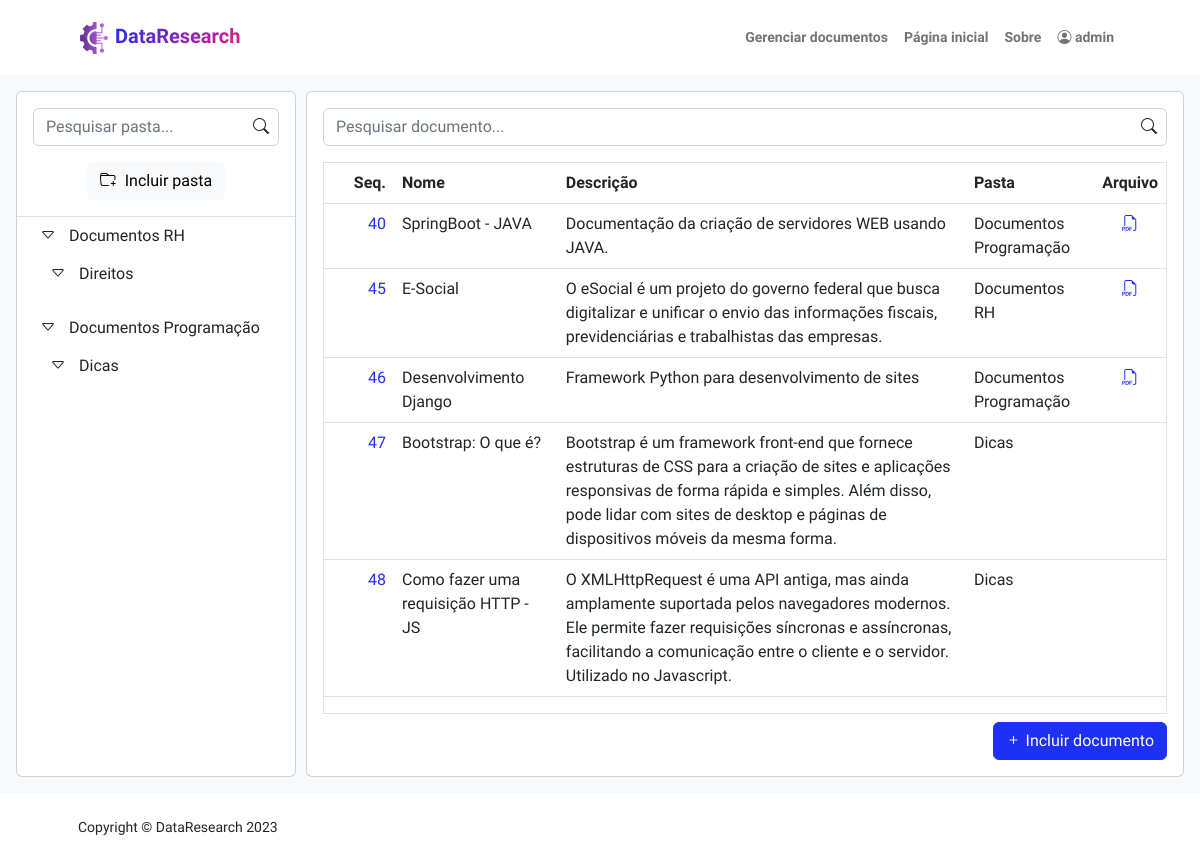
/documents/ (signed in), run on an earlier commit of the app's database.
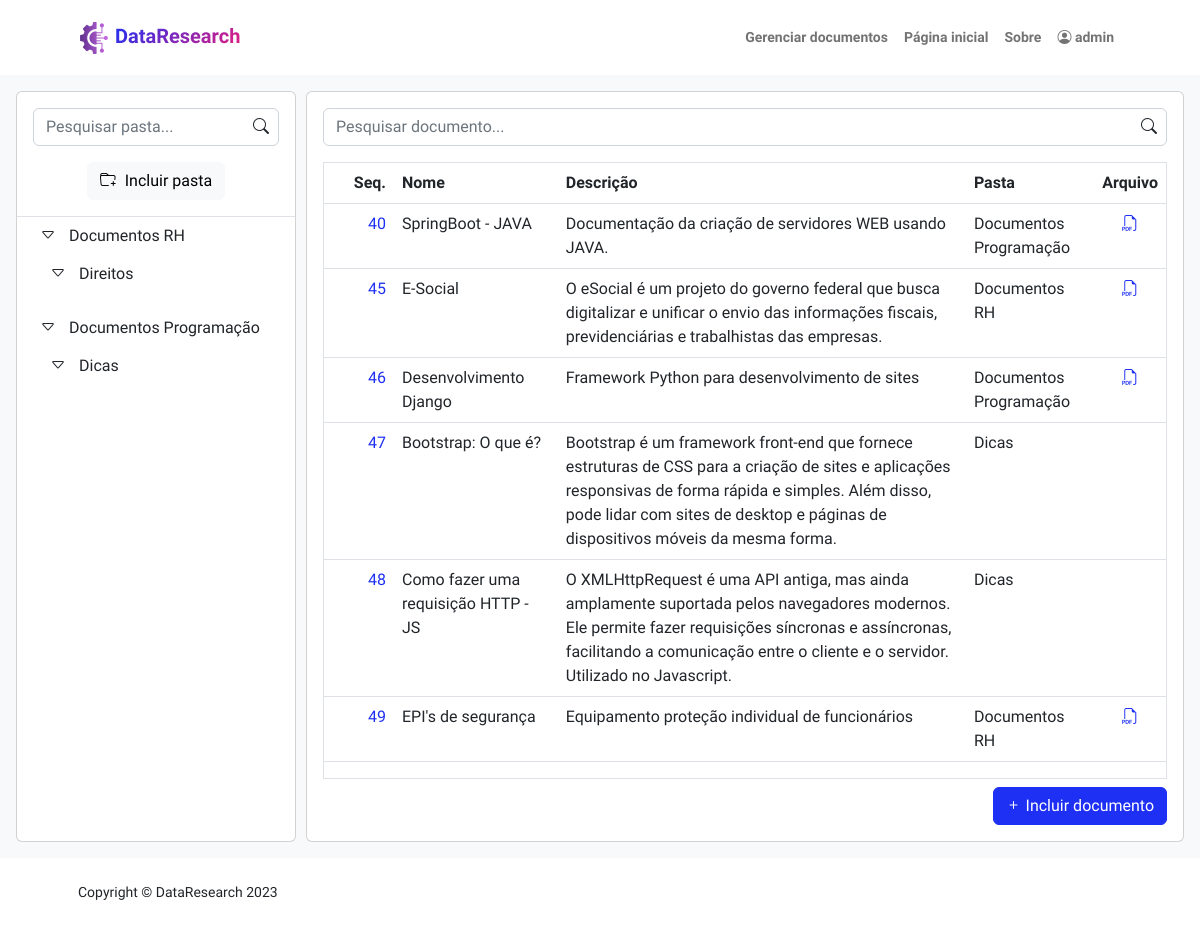
And on a later commit of the database.
### documents/models.py (models this page shows, shortened)
class Folder(models.Model):
    id = models.AutoField(verbose_name="Sequência", primary_key=True, auto_created=True)
    name = models.CharField(verbose_name='Nome', max_length=50)
    id_parent_dir = models.ForeignKey('self', on_delete=models.CASCADE, null=True, blank=True)
    def __str__(self):
        return self.name
    def create_folder_tree():
        def get_child(parent):
            children = Folder.objects.all().filter(id_parent_dir=parent['id'])
            for child in children:
                if ('children' not in parent):
                    parent['children'] = []
                parent['children'].append(get_child({'id': child.id, 'name': child.name, 'parent': parent['id']}))
            return parent
        directories = Folder.objects.all().filter(id_parent_dir=None)
        dirTree = []
        for dir in directories:
            dirTree.append(get_child({'id': dir.id, 'name': dir.name, 'parent': None}))
        return dirTree

class File(models.Model):
    def file_directory_path(instance, filename):
        return f"{instance.user_created}/{filename}"
    id = models.AutoField(verbose_name="Seq.", primary_key=True, auto_created=True)
    name = models.CharField(verbose_name='Nome', max_length=255)
    file = models.FileField(verbose_name='Arquivo', upload_to=file_directory_path)
    description = models.TextField(verbose_name='Descrição', max_length=255)
    id_folder = models.ForeignKey(Folder, on_delete=models.PROTECT, verbose_name='Pasta', related_name='pasta')
    dt_created = models.DateTimeField(verbose_name='Data de criação', auto_now_add=True, null=True)
    dt_updated = models.DateTimeField(verbose_name='Data de atualização', auto_now=True, null=True)
    user_created = models.ForeignKey(User, on_delete= models.CASCADE, verbose_name='Criado por: ', related_name='usuario_criacao', null=True)
    user_updated = models.ForeignKey(User, on_delete= models.CASCADE, verbose_name='Atualizado por: ', related_name='usuario_atualizacao', null=True)
    def getColumnsToGrid():
        fields = ['id','name', 'description', 'id_folder', 'file']
        newList = [ {'attname': column, 'verbose_name': str(getattr(File,column).field._verbose_name)} for column in fields if hasattr(File, column)]
        return newList

### documents/views.py (the view)
# urls.py: path('', views.document_list, name='list'),
@login_required(redirect_field_name="users:login")
def document_list(request):
    metadata = {
        'columns': File.getColumnsToGrid(),
        'content': File.objects.all()
    }
    return render(request, 'documents/list.html', {'metadata' : metadata,'formFolder': FolderForm(),'folders': Folder.create_folder_tree(), 'folders_list' : Folder.objects.all()})

### documents/forms.py
class FolderForm(forms.ModelForm):
    def __init__(self, *args, **kwargs):
        super(FolderForm, self).__init__(*args, **kwargs)
        self.fields['id_parent_dir'].queryset = Folder.objects.exclude(id=self.instance.pk)
    id = forms.CharField(max_length=255, widget=forms.HiddenInput(), required=False)
    name = forms.CharField(label='Nome', max_length=255)
    id_parent_dir = forms.ModelChoiceField(queryset=Folder.objects.all())
    class Meta:
        model = Folder
        exclude = []

### documents/templatetags/controllForms.py (called while the page is built)
@register.filter
def get_obj_attr(obj, attr):
    return getattr(obj, attr)

@register.filter
def get_obj_id(obj, attr):
    return getattr(obj, attr).id

### documents/templates/documents/list.html (shortened to what this page needs)
{% extends "BuscaSemantica/base.html" %}
{% block content %}
{% load controllForms %}
<div class="p-3 bg-light h-100">
    <div class="d-flex flex-row h-100">
        <div class="card d-flex flex-column flex-shrink-0 h-100" style="margin-right: 10px; width: 280px;">
            {% include "documents/folder-tree/folder-tree.html" with folder_tree=folders %}
        </div>
        <div class="card d-flex flex-column flex-shrink-0 p-3 h-100" style="width: calc(100% - 290px);">
            <div class="inner-addon right-addon">
                <i class="bi bi-search"></i>
                <input class="form-control" id="doc-name" type="text" placeholder="Pesquisar documento..." data-sb-validations="required" />
            </div>
            <div class='py-2 w-100' id='filter-folder'>
            </div>
            <div class='overflow-auto border' style="height: calc(100% - 38px);">
                <table class="table table-hover">
                    <thead>
                    <tr>
                        {% for column in metadata.columns %}
                            {%if column.attname == 'id' %}
                                <th style="text-align: right">{{column.verbose_name}}</th>
                            {% elif column.attname == 'file' %}
                                <th scope="col" class="text-center">{{column.verbose_name}}</th>
                            {% else %}
                                <th scope="col">{{column.verbose_name}}</th>
                            {% endif %}
                        {% endfor %}
                    </tr>
                    </thead>
                    <tbody>
                        {% for row in metadata.content %}
                            <tr data-bs-toggle="tooltip" data-bs-placement="top" title="{{ row.name }}">
                                {% for column in metadata.columns %}
                                    {%if column.attname == 'id' %}
                                        <td class='{{column.attname}}' style="text-align: right; width: 70px;">
                                            <a class="nav-link text-primary d-flex flex-row justify-content-end " href="{% url 'documents:edit' row.id %}">
                                                <span>{{row|get_obj_attr:column.attname}} </span>
                                            </a>
                                        </td>
                                    {% elif column.attname == 'file' %}
                                        <td class="text-center {{column.attname}}">
                                            {%if row|get_obj_attr:column.attname %}
                                                <a href="/media/{{row|get_obj_attr:column.attname}}" download>
                                                    <i class="bi bi-filetype-pdf" data-bs-toggle="tooltip" data-bs-placement="top" title="Fazer download do arquivo"></i>
                                                </a>
                                            {% endif %}
                                            </td>
                                    {% elif column.attname == 'id_folder' %}
                                        <td class='{{column.attname}}' data-id="{{row|get_obj_id:column.attname}}">{{row|get_obj_attr:column.attname}} </td>
                                    {% else %}
                                        <td class='{{column.attname}}'>{{row|get_obj_attr:column.attname}} </td>
                                    {% endif %}
                                {% endfor %}
                            </tr>
                        {% endfor %}
                    </tbody>
                </table>
            </div>
            <div class="d-flex flex-row  flex-row-reverse pt-2">
                <a href="{% url 'documents:add' %}" class="btn btn-primary text-nowrap" tabindex="-1" role="button" aria-disabled="true"> <i class="bi bi-plus"></i>  <span class="text-nowrap">Incluir documento</span></a>
            </div>
        </div>
    </div>
</div>
{% endblock %}

### documents/templates/documents/folder-tree/folder-tree-item.html
    {% for child in item %}
    <li class="mb-1" style='margin-left:10px'>
        <div class="dropdown-context-menu tree-item d-flex flex-row align-items-center" data-id="{{child.id}}" data-name="{{child.name}}" data-parent="{{child.parent|default_if_none:''}}" >
            <button class="btn btn-toggle align-items-center rounded " data-bs-toggle="collapse" data-bs-target="#folder-{{child.id}}" aria-expanded="false">
                <i class="bi bi-caret-right"></i>
            </button>
            <span role="button" class='selection-element d-flex w-100'>{{child.name}}</span>
        </div>
        <div class="collapse show" id="folder-{{child.id}}">
            <ul class="list-unstyled btn-toggle-nav fw-normal pb-1">
            {% if child.children is not None %}
                {%include "documents/folder-tree/folder-tree-item.html" with item=child.children %}
            {% endif %}
            </ul>
        </div>
    </li>
    {% endfor %}

What changed in the data, as far as the page shows it:
added File: columns "49", columns "EPI's de segurança" "Equipamento proteção individual de funcionários", columns "Documentos RH"
